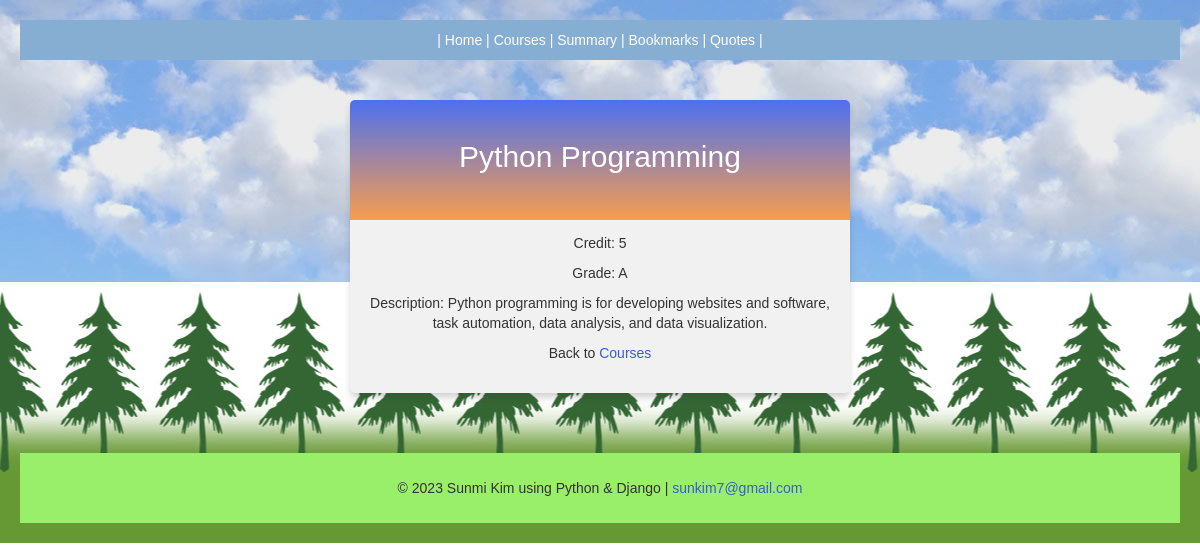
Page /courses/details/4 on the committed database.
### courses/models.py (models this page shows, shortened)
class Course(models.Model):
    title = models.CharField(max_length=255)
    credit = models.IntegerField()
    grade = models.CharField(max_length=20)
    description = models.CharField(max_length=255, null=True)

### courses/views.py (the view)
# urls.py: path('courses/details/<int:id>', views.details, name='details'),
def details(request, id):
    mycourse = Course.objects.get(id=id)
    template = loader.get_template('details.html')
    context = {
        'mycourse': mycourse,
    }
    return HttpResponse(template.render(context, request))

### courses/templates/details.html (shortened to what this page needs)
{% extends "master.html" %}
{% block content %}
  <div class="mycard">
    <h2>{{ mycourse.title }}</h2>
    <p>Credit: {{ mycourse.credit }}</p>
    <p>Grade: {{ mycourse.grade }}</p>
    <p>Description: {{ mycourse.description }}</p>
    <p>Back to <a href="/courses">Courses</a></p>
  </div>
{% endblock %}

### mystaticfiles/mystyles.css (style rules this page uses)
body { font-family: "verdana", "Arial", "Helvetica"; margin: 20px; background-image: url(images2/tree.jpg), url(images2/sky_bg.jpg); background-repeat: repeat-x, repeat-x; background-position: center bottom, center top; }
.mycard { background-color: #f1f1f1; background-image: linear-gradient(to bottom, #4D70EF, #f79d4f); background-size: 100% 120px; background-repeat: no-repeat; margin: 40px auto; width: 500px; border-radius: 5px; box-shadow: 0 5px 7px -1px rgba(51, 51, 51, 0.23); padding: 20px; }
.mycard h2 { text-align: center; color: #ffffff; margin:20px 0 60px 0; }
a:link, a:visited { color: #375BDC; }
h1, h3, p { text-align: center; }

### rows in the picture
Course: title "Python Programming", credit "5", grade "A", description "Python programming is for developing websites and software, task automation, data analysis, and data visualization."
